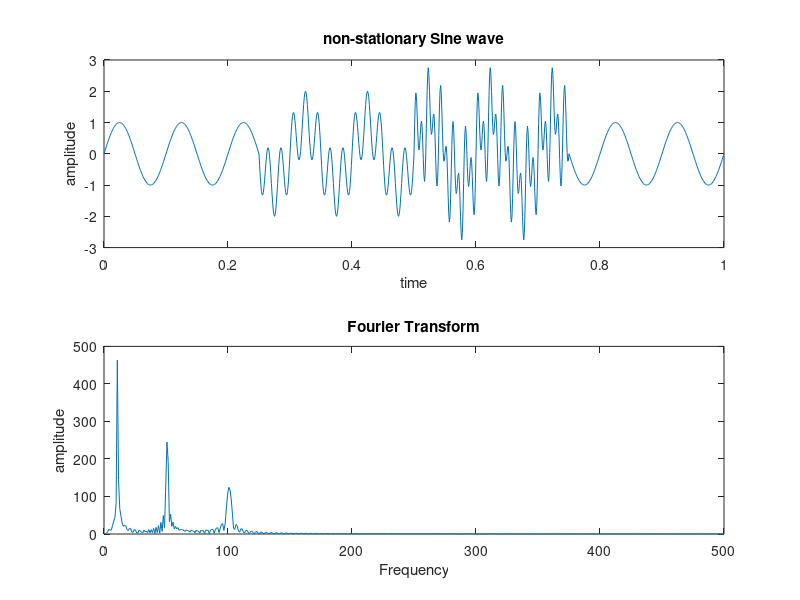

MATLAB code for this plot:
clc
clear
fs=1000; %sampling frequency

t1=0:1/fs:0.250;
t2=0.251:1/fs:0.500;
t3=0.501:1/fs:0.750;
t4=0.751:1/fs:1;
t=[t1 t2 t3 t4];

%various frequencies
f1=10;
f2=50;
f3=100;

%generating the signals
x1=sin(2*pi*f1*t1);
x2=sin(2*pi*f1*t2)+sin(2*pi*f2*t2);
x3=sin(2*pi*f1*t3)+sin(2*pi*f2*t3)+sin(2*pi*f3*t3);
x4=sin(2*pi*f1*t4);

%concatination
x5=[x1 x2 x3 x4];

subplot(2,1,1);
plot(t,x5);
title('non-stationary Sine wave');
xlabel('time');
ylabel('amplitude');

Fx=fft(x5,1024);
N=1024;
k=1:N/2;
f=k*(fs/N);
subplot(2,1,2);
plot(f,abs(Fx(1:512)));
title('Fourier Transform');
xlabel('Frequency');
ylabel('amplitude');

